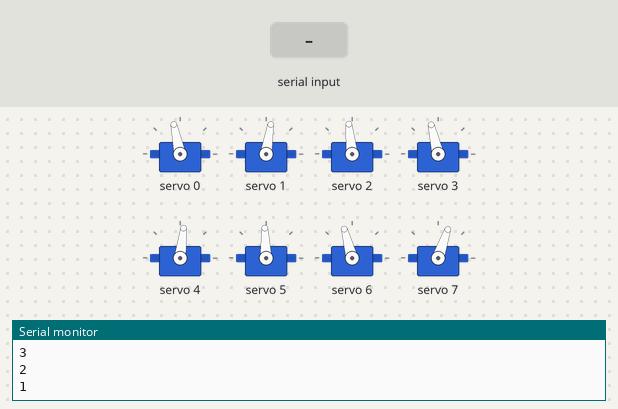
Bench run of a sketch on a simulated ESP32. Shown: 8 × servo, the last lines printed to the serial monitor. The inputs (shaded band) are chosen by the test bench.

Above: at 12.2 s.
12.3 s: "2" received over Serial
At 12.87 s:
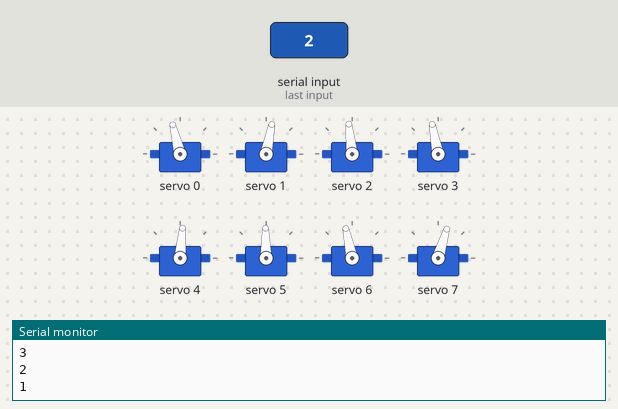
At 13.49 s:
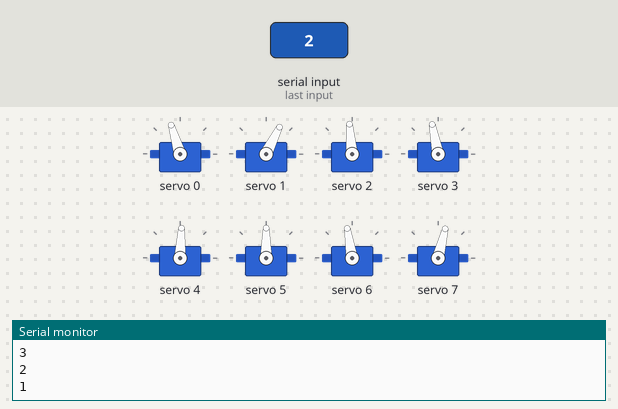
15.3 s: "1" received over Serial
18.3 s: "0" received over Serial
At 18.9 s:
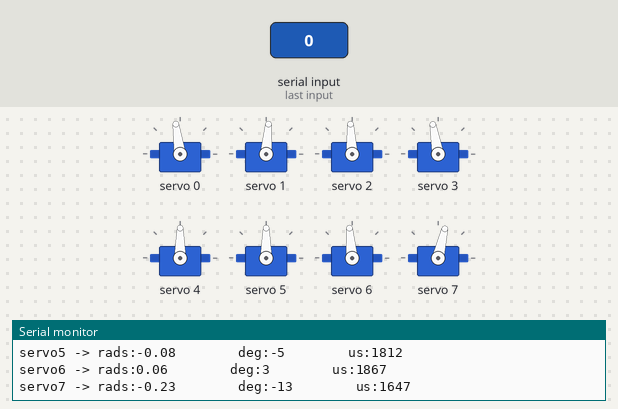
Timing chart, 0 to 21.3 s (numbered marks = the images above; inputs shaded):
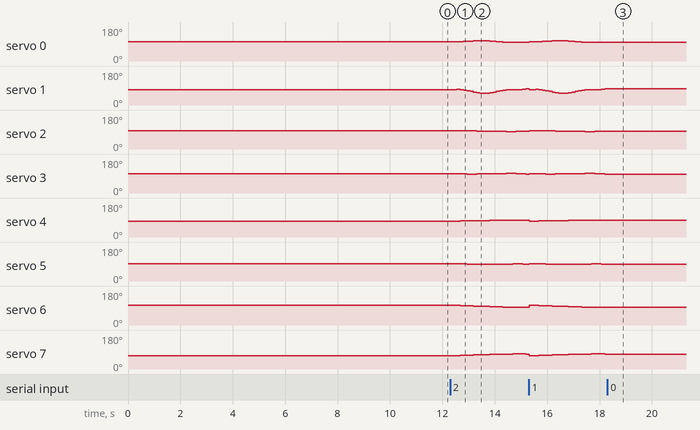

Measured:
- after the input at 12.3 s, servo 0: rises from 102° to 107° in 0.63 s, then falls to 98° in 1.8 s; servo 1: 81° → 82° after 0.13 s, → 83° 0.13 s later, → 82° 0.13 s later, → 79° 0.13 s later, … (20 changes in this stretch)
- after the input at 18.3 s, servo 0: stops changing and stays 98°; servo 1: stops changing and stays 85°; servo 2: stops changing and stays 93°; servo 3: stops changing and stays 100°; servo 4, servo 5: stops changing and stays 90°

The sketch:

2D_SS_lift_58.ino
```cpp
// HOW TO:
// ------------------------------
// Serial input = 2 -> Steps through gait sequence once and stops at the end.
// Serial input = 1 -> Steps through gait sequence in a loop.
// Serial input = 0 -> Stops infinite loop at the node where it is at that moment

//Gait template
#include <Wire.h>
#include <Adafruit_PWMServoDriver.h>

Adafruit_PWMServoDriver pca9685 = Adafruit_PWMServoDriver();

#define SERVO_FREQ 300
#define SER0 0 //Hip 1
#define SER1 1 //Knee 1
#define SER2 2 //Hip 2
#define SER3 3 //Knee 2
#define SER4 4 //Hip 3
#define SER5 5 //Knee 3
#define SER6 6 //Hip 4
#define SER7 7 //Knee 4

// Insert servo angles here:
// For 3D gaits, these angles are obtained from linearisation.py
// For 2D gaits, these angles are obtained from 2D_trajectory_reader.py
float SS_servo0[] = {-0.22428685, -0.21493084, -0.21569625, -0.22602412, -0.24764722, -0.27297955, -0.29418787, -0.31471041, -0.32797783, -0.33987377, -0.33786373, -0.32175835, -0.29356638, -0.26108056, -0.22859475, -0.19278335, -0.15490475, -0.13058761, -0.12225535, -0.12354262, -0.13418135, -0.1375828 , -0.12629546, -0.10505115, -0.08837567, -0.07186968, -0.0553637 , -0.04352328, -0.03289108, -0.0267759 , -0.0359591 , -0.04239423, -0.04414576, -0.04569579, -0.04735164, -0.04892776, -0.05020735, -0.05138275, -0.05604884, -0.06483678, -0.07612153, -0.08669034, -0.09736478, -0.10875455, -0.12064275, -0.13272289, -0.14413438, -0.15004536, -0.14357527, -0.12910076, -0.11572217, -0.10648128, -0.10510602, -0.10440986, -0.1051755 , -0.10594115, -0.10670679, -0.10747243, -0.10823807, -0.11408836, -0.12209094, -0.13009351, -0.13809608, -0.14642807, -0.14836034, -0.15153409, -0.15766997, -0.16739224, -0.1850779 , -0.20831944, -0.22592377, -0.22845953, -0.22311979, -0.21337401, -0.20198141, -0.19216809, -0.1891598 , -0.18679445, -0.18442909, -0.18195998, -0.17944573, -0.17604541, -0.17468305, -0.17807961, -0.18420503, -0.1872604 , -0.19031577, -0.19153158, -0.1915868 , -0.19471391, -0.20271696, -0.21693412};
float SS_servo1[] = {0.17060548, 0.13844468, 0.11973736, 0.13490737, 0.19746028, 0.28721195, 0.37420606, 0.46001721, 0.53331349, 0.60395236, 0.62665843, 0.59752129, 0.530733  , 0.45385239, 0.37697178, 0.29772724, 0.21701327, 0.15969613, 0.13333705, 0.12805755, 0.13816131, 0.13335991, 0.09905626, 0.05606482, 0.04474835, 0.03454929, 0.02435024, 0.04910556, 0.08291285, 0.12072032, 0.14409943, 0.14798219, 0.14506722, 0.14229924, 0.13972609, 0.13703403, 0.13389968, 0.12882295, 0.13043628, 0.14278186, 0.15693256, 0.17016029, 0.18318403, 0.19482624, 0.20628442, 0.21451449, 0.21818189, 0.21228172, 0.18969209, 0.15059711, 0.11484356, 0.08936025, 0.08149247, 0.07475255, 0.0704404 , 0.06612824, 0.06181609, 0.05750393, 0.05319178, 0.05945968, 0.07020598, 0.08095229, 0.0916986 , 0.10370972, 0.10456437, 0.10640085, 0.1140399 , 0.13005148, 0.16097661, 0.20392837, 0.23876581, 0.23758602, 0.2200708 , 0.19581787, 0.1683717 , 0.14193802, 0.13346119, 0.12663255, 0.11980391, 0.11350562, 0.107438  , 0.09926296, 0.09581283, 0.10179991, 0.111474  , 0.117817  , 0.12416   , 0.12676401, 0.12700908, 0.13100953, 0.14452112, 0.1656187 };
float SS_servo2[] = { 0.04520101,  0.04673935,  0.04938927,  0.05099736,  0.04557451,  0.040776  ,  0.03357221,  0.02604959,  0.01515401,  0.00642796,  0.00029284, -0.00567503, -0.00913283, -0.01875281, -0.02837279, -0.04134943, -0.05641261, -0.07053425, -0.07867159, -0.07797812, -0.06949419, -0.06072947, -0.0565495 , -0.05192317, -0.05349831, -0.05529199, -0.05708566, -0.06489491, -0.07426198, -0.08398691, -0.09000785, -0.09341083, -0.0944423 , -0.09530135, -0.09671866, -0.09870249, -0.10279363, -0.10776489, -0.1119648 , -0.11353021, -0.11571216, -0.11929323, -0.1233286 , -0.13044065, -0.1379032 , -0.14709533, -0.15320816, -0.15802409, -0.16451938, -0.17335865, -0.17834446, -0.17541063, -0.17051253, -0.1668817 , -0.16597869, -0.16507568, -0.16417267, -0.16326966, -0.16236665, -0.16142275, -0.16046153, -0.15950031, -0.15853909, -0.15345312, -0.1348945 , -0.10400446, -0.06570984, -0.02521063,  0.01392247,  0.05262774,  0.08960623,  0.09835369,  0.10008987,  0.09834681,  0.09629009,  0.09321467,  0.09446389,  0.09404765,  0.0936314 ,  0.09146028,  0.08852585,  0.08637342,  0.0853903 ,  0.08690268,  0.09124901,  0.09262456,  0.09400011,  0.09181629,  0.08738685,  0.07982734,  0.07014958,  0.05524992};
float SS_servo3[] = {0.16461059, 0.14779435, 0.1217871 , 0.09980548, 0.09116669, 0.08460354, 0.08345057, 0.08305167, 0.09063031, 0.09512322, 0.09573493, 0.09566064, 0.09296245, 0.102543  , 0.11212355, 0.13207076, 0.15846197, 0.17893201, 0.18588504, 0.17657998, 0.1479844 , 0.11856788, 0.09851655, 0.08378681, 0.07986279, 0.0763131 , 0.0727634 , 0.0816854 , 0.09383713, 0.1066384 , 0.11247585, 0.11026408, 0.10594128, 0.10186613, 0.0989181 , 0.09714802, 0.09975961, 0.10239049, 0.10313795, 0.10090335, 0.09664571, 0.09580957, 0.09547124, 0.09850423, 0.10104104, 0.10345315, 0.09642353, 0.08830014, 0.09188851, 0.09991583, 0.10141479, 0.08961746, 0.08450583, 0.09136943, 0.12400999, 0.15665056, 0.18929112, 0.22193169, 0.25457225, 0.30808807, 0.37044012, 0.43279218, 0.49514424, 0.55074575, 0.56396367, 0.52804439, 0.46223585, 0.38088002, 0.29887317, 0.21594962, 0.13931703, 0.11507842, 0.10457377, 0.1033028 , 0.10282784, 0.10231719, 0.09729054, 0.09604458, 0.09479863, 0.09788966, 0.10286714, 0.10592958, 0.10727575, 0.103374  , 0.09183676, 0.08921921, 0.08660166, 0.09121331, 0.10038588, 0.11355948, 0.13079201, 0.15383869};
float SS_servo4[] = { 0.27218122,  0.254785  ,  0.23680795,  0.22213938,  0.2104189 ,  0.19989028,  0.19145845,  0.18330661,  0.17811682,  0.17235666,  0.16625257,  0.1604736 ,  0.15443044,  0.14955644,  0.14468243,  0.14135533,  0.13898979,  0.13410725,  0.13056539,  0.13004728,  0.12708672,  0.12102348,  0.11028734,  0.10054699,  0.0948527 ,  0.08929877,  0.08374484,  0.0842474 ,  0.08631839,  0.08962858,  0.09160212,  0.08917353,  0.0814781 ,  0.07446934,  0.06849351,  0.06347281,  0.06200503,  0.05861638,  0.05486098,  0.05286868,  0.04946471,  0.05253094,  0.05699262,  0.07090477,  0.08810952,  0.11604259,  0.14053444,  0.15416501,  0.150733  ,  0.1372928 ,  0.12510929,  0.11361971,  0.10306181,  0.09356353,  0.0863461 ,  0.07912868,  0.07191125,  0.06469382,  0.0574764 ,  0.0493335 ,  0.04079887,  0.03226424,  0.02372961,  0.01399177,  0.00483164, -0.00517935, -0.01634848, -0.02760199, -0.0395641 , -0.05041427, -0.05529758, -0.0487225 , -0.04426582, -0.04586062, -0.04459686, -0.03310426,  0.00086651,  0.04067873,  0.08049095,  0.12217606,  0.16467581,  0.20087299,  0.23121446,  0.24730328,  0.2587367 ,  0.26157653,  0.26441637,  0.26360224,  0.26048282,  0.25693274,  0.25709178,  0.26886325};
float SS_servo5[] = {-0.15657012, -0.13531017, -0.11963887, -0.10875761, -0.10479985, -0.09988891, -0.09867114, -0.09791076, -0.10198932, -0.10359517, -0.10310511, -0.10361905, -0.10113082, -0.10122383, -0.10131685, -0.10098582, -0.1003912 , -0.09873914, -0.10109734, -0.10789111, -0.11325378, -0.11257349, -0.10240239, -0.08803046, -0.08363571, -0.07959449, -0.07555328, -0.08347045, -0.09448442, -0.10806055, -0.11836418, -0.12252021, -0.11332478, -0.1049527 , -0.09869785, -0.09434555, -0.09707031, -0.09763946, -0.09781819, -0.09921691, -0.10097738, -0.11528232, -0.13284432, -0.17246435, -0.22000692, -0.29310013, -0.36269994, -0.40871686, -0.41135985, -0.39394849, -0.37795702, -0.36140655, -0.34503154, -0.33104843, -0.32221393, -0.31337943, -0.30454492, -0.29571042, -0.28687592, -0.27582194, -0.26382847, -0.25183501, -0.23984155, -0.22474202, -0.20905312, -0.19317884, -0.17509583, -0.15567463, -0.13589698, -0.11749607, -0.10800632, -0.12733432, -0.13127859, -0.10413788, -0.10473249, -0.13496537, -0.20909425, -0.29513377, -0.3811733 , -0.46684426, -0.5523549 , -0.60849483, -0.64039753, -0.61666061, -0.5797612 , -0.50424253, -0.42872386, -0.34533618, -0.25698392, -0.17931806, -0.12305543, -0.14011023};
float SS_servo6[] = {0.27920631, 0.27064636, 0.25435038, 0.23627804, 0.21715467, 0.2005817 , 0.18541346, 0.17045175, 0.1576749 , 0.145643  , 0.13509079, 0.12494173, 0.11625702, 0.10773202, 0.09920701, 0.09127365, 0.08370806, 0.07332668, 0.0600428 , 0.04495867, 0.03407323, 0.02928284, 0.03762167, 0.0591702 , 0.06471686, 0.06968924, 0.07466162, 0.07230686, 0.06805462, 0.06404946, 0.06384085, 0.07066119, 0.09904707, 0.13512821, 0.17206251, 0.20921389, 0.24717275, 0.28413415, 0.31031782, 0.32434841, 0.3290354 , 0.3271436 , 0.32397479, 0.31215762, 0.29822313, 0.27800904, 0.2519966 , 0.23379015, 0.23101342, 0.22769487, 0.22282444, 0.21805354, 0.21344164, 0.20899005, 0.20488351, 0.20077696, 0.19667041, 0.19256387, 0.18845732, 0.18665928, 0.18583839, 0.18501751, 0.18419662, 0.18348681, 0.18096371, 0.17773587, 0.17490387, 0.17253883, 0.17093384, 0.16997832, 0.16791783, 0.16359192, 0.15983631, 0.16260467, 0.16733844, 0.16606389, 0.15751306, 0.15257259, 0.14763212, 0.14684026, 0.14785289, 0.14659603, 0.14644724, 0.14647461, 0.14144936, 0.1447666 , 0.14808384, 0.15745626, 0.17064892, 0.1907993 , 0.2253425 , 0.26254419};
float SS_servo7[] = {-0.38721622, -0.38364587, -0.37139974, -0.35374087, -0.33493491, -0.31785544, -0.3030582 , -0.28856822, -0.27732889, -0.26626102, -0.25675916, -0.24842209, -0.24055495, -0.23322326, -0.22589156, -0.216203  , -0.2050494 , -0.19222313, -0.17479506, -0.15205771, -0.14136393, -0.14330796, -0.17190899, -0.2410516 , -0.22571176, -0.20736706, -0.18902235, -0.15580566, -0.11873765, -0.09973179, -0.10565217, -0.12854509, -0.1937372 , -0.27430885, -0.35623425, -0.43828137, -0.52078124, -0.60162166, -0.64262729, -0.63558849, -0.60094247, -0.54258925, -0.48148925, -0.40178721, -0.32072372, -0.23610651, -0.14663726, -0.10603411, -0.11003092, -0.11327184, -0.11225758, -0.10952145, -0.1053716 , -0.1017775 , -0.09937963, -0.09698176, -0.09458389, -0.09218602, -0.08978815, -0.09171505, -0.09547257, -0.09923009, -0.10298762, -0.10632643, -0.10425476, -0.10230034, -0.10129729, -0.10006298, -0.10143338, -0.10317904, -0.09941617, -0.09688384, -0.09616273, -0.10648016, -0.12058626, -0.12468995, -0.1098339 , -0.10198164, -0.09412938, -0.09390319, -0.09699409, -0.0957655 , -0.09618184, -0.09710947, -0.08956103, -0.09610434, -0.10264766, -0.12141976, -0.14790704, -0.19071779, -0.26252244, -0.34423433};

int node=0;
int first=0;
int input=0;
int end_time=0;
int time_step=120000; //was 120000
int steps = sizeof(SS_servo0)/sizeof(SS_servo0[0]);
int one_print = 0;

// -------------------Joint configurations-------------------
int servo0=0;
int servo0_deg=0;
int servo1=0;
int servo1_deg=0;
int servo2=0;
int servo2_deg=0;
int servo3=0;
int servo3_deg=0;
int servo4=0;
int servo4_deg=0;
int servo5=0;
int servo5_deg=0;
int servo6=0;
int servo6_deg=0;
int servo7=0;
int servo7_deg=0;

void setup() {
  Serial.begin(115200);
  pca9685.begin();

  pca9685.setOscillatorFrequency(27000000); //Value between 24MHz and 27MHz, tuned for this setup
  pca9685.setPWMFreq(SERVO_FREQ);
  delay (1000);

  servo0_deg=SS_servo0[0]/3.14159265*180;
  servo0=map(servo0_deg,-38,90,2200,1030);
  servo1_deg=SS_servo1[0]/3.14159265*180;
  servo1=map(servo1_deg,-90,90,2600,950);
  servo2_deg=SS_servo2[0]/3.14159265*180;
  servo2=map(servo2_deg,-38,90,1510,2730);
  servo3_deg=SS_servo3[0]/3.14159265*180;
  servo3=map(servo3_deg,-90,90,1100,2700);
  servo4_deg=SS_servo4[0]/3.14159265*180;
  servo4=map(servo4_deg,-90,38,2700,1500);
  servo5_deg=SS_servo5[0]/3.14159265*180;
  servo5=map(servo5_deg,-90,90,2600,930);
  servo6_deg=SS_servo6[0]/3.14159265*180;
  servo6=map(servo6_deg,-90,38,850,2250);
  servo7_deg=SS_servo7[0]/3.14159265*180;
  servo7=map(servo7_deg,-90,90,920,2620);

  pca9685.setPWM(SER0,0,servo0);
  pca9685.setPWM(SER1,0,servo1);
  pca9685.setPWM(SER2,0,servo2);
  pca9685.setPWM(SER3,0,servo3);
  pca9685.setPWM(SER4,0,servo4);
  pca9685.setPWM(SER5,0,servo5);
  pca9685.setPWM(SER6,0,servo6);
  pca9685.setPWM(SER7,0,servo7);

  Serial.print("Node:");
  Serial.println(node);
  Serial.print("servo0 -> rads:");
  Serial.print(SS_servo0[node]);
  Serial.print("        deg:");
  Serial.print(servo0_deg);
  Serial.print("        us:");
  Serial.println(servo0);
  Serial.print("servo1 -> rads:");
  Serial.print(SS_servo1[node]);
  Serial.print("        deg:");
  Serial.print(servo1_deg);
  Serial.print("        us:");
  Serial.println(servo1);
  Serial.print("servo2 -> rads:");
  Serial.print(SS_servo2[node]);
  Serial.print("        deg:");
  Serial.print(servo2_deg);
  Serial.print("        us:");
  Serial.println(servo2);
  Serial.print("servo3 -> rads:");
  Serial.print(SS_servo3[node]);
  Serial.print("        deg:");
  Serial.print(servo3_deg);
  Serial.print("        us:");
  Serial.println(servo3);
  Serial.print("servo4 -> rads:");
  Serial.print(SS_servo4[node]);
  Serial.print("        deg:");
  Serial.print(servo4_deg);
  Serial.print("        us:");
  Serial.println(servo4);
  Serial.print("servo5 -> rads:");
  Serial.print(SS_servo5[node]);
  Serial.print("        deg:");
  Serial.print(servo5_deg);
  Serial.print("        us:");
  Serial.println(servo5);
  Serial.print("servo6 -> rads:");
  Serial.print(SS_servo6[node]);
  Serial.print("        deg:");
  Serial.print(servo6_deg);
  Serial.print("        us:");
  Serial.println(servo6);
  Serial.print("servo7 -> rads:");
  Serial.print(SS_servo7[node]);
  Serial.print("        deg:");
  Serial.print(servo7_deg);
  Serial.print("        us:");
  Serial.println(servo7);

  Serial.println("10");
  delay(1000);
  Serial.println("9");
  delay(1000);
  Serial.println("8");
  delay(1000);
  Serial.println("7");
  delay(1000);
  Serial.println("6");
  delay(1000);
  Serial.println("5");
  delay(1000);
  Serial.println("4");
  delay(1000);
  Serial.println("3");
  delay(1000);
  Serial.println("2");
  delay(1000);
  Serial.println("1");
  delay(1000);

}

void loop()
{
  if(Serial.available()>0)
  {
    first=Serial.read();
    if(first=='2')
    {
      input=2;
      node=0;
      one_print=1;
    }
    if(first=='1')
    {
      input=1;
      node=0;
      one_print=1;
    }
    if(first=='0')
    {
      input=0;
    }
  }
  if(input==1 or input==2)
  {
      if(esp_timer_get_time()>=end_time)
      {
        servo0_deg=SS_servo0[node]/3.14159265*180;
        servo0=map(servo0_deg,-38,90,2200,1030);
        servo1_deg=SS_servo1[node]/3.14159265*180;
        servo1=map(servo1_deg,-90,90,2600,950);
        servo2_deg=SS_servo2[node]/3.14159265*180;
        servo2=map(servo2_deg,-38,90,1510,2730);
        servo3_deg=SS_servo3[node]/3.14159265*180;
        servo3=map(servo3_deg,-90,90,1100,2700);
        servo4_deg=SS_servo4[node]/3.14159265*180;
        servo4=map(servo4_deg,-90,38,2700,1500);
        servo5_deg=SS_servo5[node]/3.14159265*180;
        servo5=map(servo5_deg,-90,90,2600,930);
        servo6_deg=SS_servo6[node]/3.14159265*180;
        servo6=map(servo6_deg,-90,38,850,2250);
        servo7_deg=SS_servo7[node]/3.14159265*180;
        servo7=map(servo7_deg,-90,90,920,2620);

        pca9685.setPWM(SER0,0,servo0);
        pca9685.setPWM(SER1,0,servo1);
        pca9685.setPWM(SER2,0,servo2);
        pca9685.setPWM(SER3,0,servo3);
        pca9685.setPWM(SER4,0,servo4);
        pca9685.setPWM(SER5,0,servo5);
        pca9685.setPWM(SER6,0,servo6);
        pca9685.setPWM(SER7,0,servo7);

        node+=1;
        if(node>=steps and input==1)
        {
          Serial.print("Input:");
          Serial.println(input);
          node=0;
        }
        if(node>=steps and input==2)
        {
          Serial.print("Input:");
          Serial.println(input);
          input=0;
        }
         end_time=esp_timer_get_time()+time_step;
      }
   }

  if(input == 0)
  {
        pca9685.setPWM(SER0,0,servo0);
        pca9685.setPWM(SER1,0,servo1);
        pca9685.setPWM(SER2,0,servo2);
        pca9685.setPWM(SER3,0,servo3);
        pca9685.setPWM(SER4,0,servo4);
        pca9685.setPWM(SER5,0,servo5);
        pca9685.setPWM(SER6,0,servo6);
        pca9685.setPWM(SER7,0,servo7);

        if(one_print==1)
        {
          Serial.print("Input:");
          Serial.println(input);
          Serial.print("Node:");
          Serial.println(node);
          Serial.print("servo0 -> rads:");
          Serial.print(SS_servo0[node]);
          Serial.print("        deg:");
          Serial.print(servo0_deg);
          Serial.print("        us:");
          Serial.println(servo0);
          Serial.print("servo1 -> rads:");
          Serial.print(SS_servo1[node]);
          Serial.print("        deg:");
          Serial.print(servo1_deg);
          Serial.print("        us:");
          Serial.println(servo1);
          Serial.print("servo2 -> rads:");
          Serial.print(SS_servo2[node]);
          Serial.print("        deg:");
          Serial.print(servo2_deg);
          Serial.print("        us:");
          Serial.println(servo2);
          Serial.print("servo3 -> rads:");
          Serial.print(SS_servo3[node]);
          Serial.print("        deg:");
          Serial.print(servo3_deg);
          Serial.print("        us:");
          Serial.println(servo3);
          Serial.print("servo4 -> rads:");
          Serial.print(SS_servo4[node]);
          Serial.print("        deg:");
          Serial.print(servo4_deg);
          Serial.print("        us:");
          Serial.println(servo4);
          Serial.print("servo5 -> rads:");
          Serial.print(SS_servo5[node]);
          Serial.print("        deg:");
          Serial.print(servo5_deg);
          Serial.print("        us:");
          Serial.println(servo5);
          Serial.print("servo6 -> rads:");
          Serial.print(SS_servo6[node]);
          Serial.print("        deg:");
          Serial.print(servo6_deg);
          Serial.print("        us:");
          Serial.println(servo6);
          Serial.print("servo7 -> rads:");
          Serial.print(SS_servo7[node]);
          Serial.print("        deg:");
          Serial.print(servo7_deg);
          Serial.print("        us:");
          Serial.println(servo7);
          one_print=0;
        }

  }
}
```
